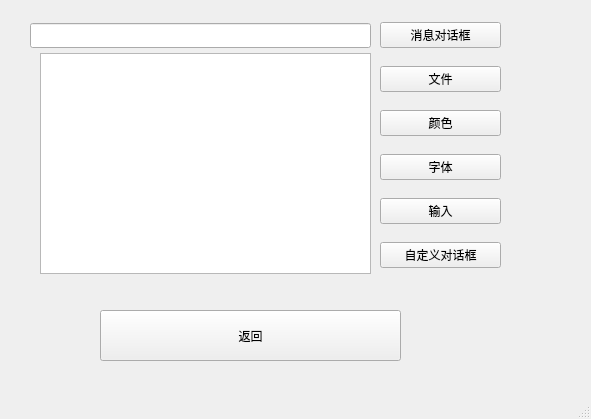
<?xml version="1.0" encoding="UTF-8"?>
<ui version="4.0">
 <class>QtDialog</class>
 <widget class="QMainWindow" name="QtDialog">
  <property name="geometry">
   <rect>
    <x>0</x>
    <y>0</y>
    <width>591</width>
    <height>419</height>
   </rect>
  </property>
  <property name="windowTitle">
   <string>MainWindow</string>
  </property>
  <property name="styleSheet">
   <string notr="true">QMainWindow &gt; .QWidget {
    
	border-image: url(:/new/prefix1/2.jpg);
}</string>
  </property>
  <widget class="QWidget" name="centralwidget">
   <widget class="QTextEdit" name="textEdit">
    <property name="geometry">
     <rect>
      <x>40</x>
      <y>53</y>
      <width>331</width>
      <height>221</height>
     </rect>
    </property>
   </widget>
   <widget class="QLineEdit" name="lineEdit">
    <property name="geometry">
     <rect>
      <x>30</x>
      <y>23</y>
      <width>341</width>
      <height>25</height>
     </rect>
    </property>
   </widget>
   <widget class="QWidget" name="layoutWidget">
    <property name="geometry">
     <rect>
      <x>380</x>
      <y>10</y>
      <width>121</width>
      <height>271</height>
     </rect>
    </property>
    <layout class="QVBoxLayout" name="verticalLayout">
     <item>
      <widget class="QPushButton" name="boxBt">
       <property name="text">
        <string>消息对话框</string>
       </property>
      </widget>
     </item>
     <item>
      <widget class="QPushButton" name="fileBt">
       <property name="text">
        <string>文件</string>
       </property>
      </widget>
     </item>
     <item>
      <widget class="QPushButton" name="colorBt">
       <property name="text">
        <string>颜色</string>
       </property>
      </widget>
     </item>
     <item>
      <widget class="QPushButton" name="fontBt">
       <property name="text">
        <string>字体</string>
       </property>
      </widget>
     </item>
     <item>
      <widget class="QPushButton" name="inpuBt">
       <property name="text">
        <string>输入</string>
       </property>
      </widget>
     </item>
     <item>
      <widget class="QPushButton" name="selfBt">
       <property name="text">
        <string>自定义对话框</string>
       </property>
      </widget>
     </item>
    </layout>
   </widget>
   <widget class="QPushButton" name="pushButton">
    <property name="geometry">
     <rect>
      <x>100</x>
      <y>310</y>
      <width>301</width>
      <height>51</height>
     </rect>
    </property>
    <property name="text">
     <string>返回</string>
    </property>
   </widget>
  </widget>
  <widget class="QMenuBar" name="menubar">
   <property name="geometry">
    <rect>
     <x>0</x>
     <y>0</y>
     <width>591</width>
     <height>28</height>
    </rect>
   </property>
  </widget>
  <widget class="QStatusBar" name="statusbar"/>
 </widget>
 <resources/>
 <connections/>
</ui>
